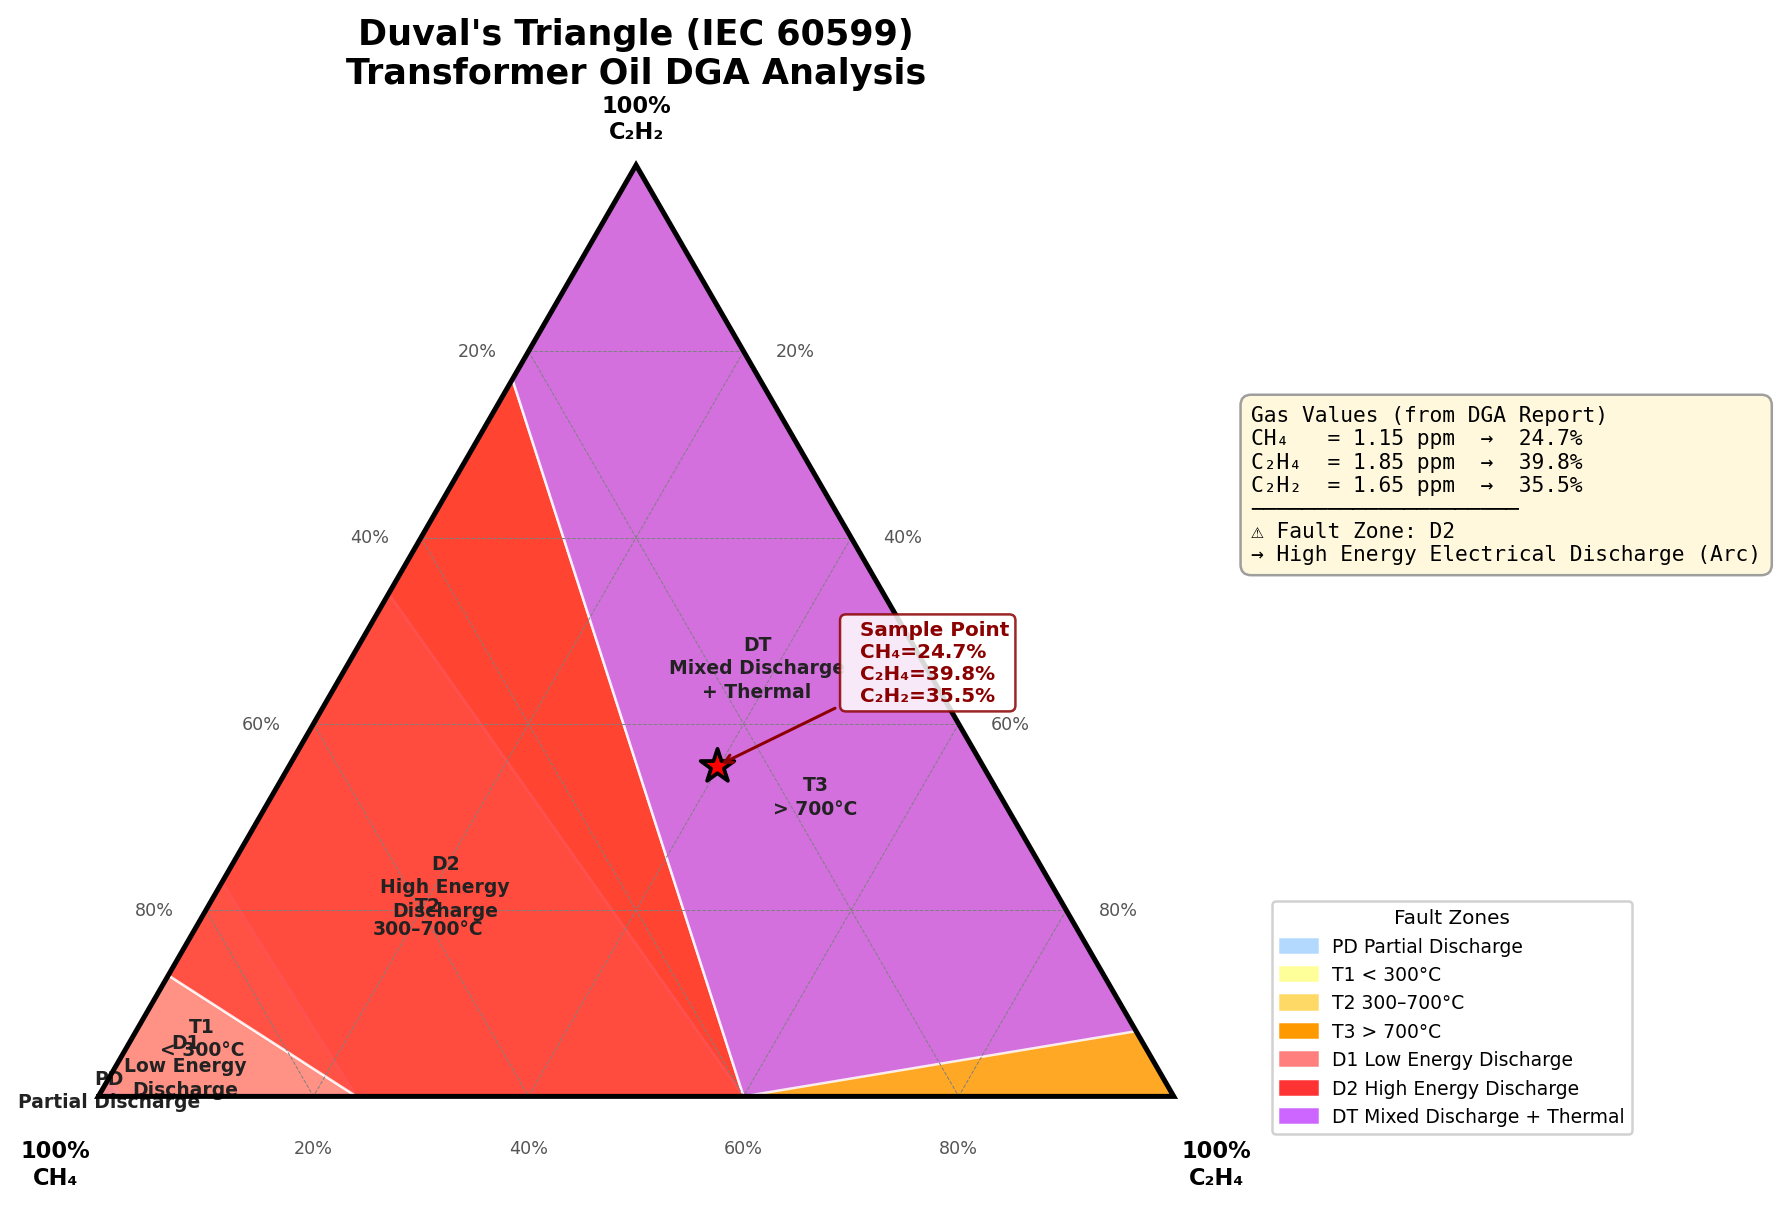

Python code for this plot:
import os
import numpy as np
import matplotlib.pyplot as plt
import matplotlib.patches as mpatches
from matplotlib.patches import Polygon
from matplotlib.collections import PatchCollection
from openpyxl import load_workbook
from openpyxl.drawing.image import Image as XLImage
import io
import pandas as pd

# Paths — saves everything next to this script (works on Windows, Mac, Linux)
BASE_DIR   = os.path.dirname(os.path.abspath(__file__))
PNG_PATH   = os.path.join(BASE_DIR, "duval_triangle.png")
EXCEL_PATH = os.path.join(BASE_DIR  , "DGA_Duval.xlsx")

# ─────────────────────────────────────────────────────────────────────────────
# 1. GAS VALUES FROM DGA REPORT
# ─────────────────────────────────────────────────────────────────────────────
# ─────────────────────────────────────────────────────────────────────────────
# 1. READ GAS VALUES FROM SAME EXCEL FILE
# ─────────────────────────────────────────────────────────────────────────────

INPUT_EXCEL = os.path.join(BASE_DIR, "DGA_Input.xlsx")
df = pd.read_excel(INPUT_EXCEL)

# Read values from first row

CH4  = float(df.loc[0, "CH4"])
C2H4 = float(df.loc[0, "C2H4"])
C2H2 = float(df.loc[0, "C2H2"])

total = CH4 + C2H4 + C2H2

# Duval percentage coordinates
pCH4  = (CH4  / total * 100) if total > 0 else 0
pC2H4 = (C2H4 / total * 100) if total > 0 else 0
pC2H2 = (C2H2 / total * 100) if total > 0 else 0

print(f"CH₄  = {CH4} ppm  → {pCH4:.2f}%")
print(f"C₂H₄ = {C2H4} ppm  → {pC2H4:.2f}%")
print(f"C₂H₂ = {C2H2} ppm  → {pC2H2:.2f}%")
print(f"Sum  = {total} ppm")

# ─────────────────────────────────────────────────────────────────────────────
# 2. TERNARY → CARTESIAN CONVERSION
# ─────────────────────────────────────────────────────────────────────────────
# In Duval's triangle:
#   Bottom-left  corner = 100% CH₄
#   Bottom-right corner = 100% C₂H₄
#   Top          corner = 100% C₂H₂
# We map ternary (a,b,c) where a+b+c=100 to 2D Cartesian

def ternary_to_cart(pCH4, pC2H4, pC2H2):
    """Convert ternary % to Cartesian (x,y) in equilateral triangle."""
    a = pCH4 / 100    # bottom-left axis
    b = pC2H4 / 100   # bottom-right axis
    c = pC2H2 / 100   # top axis
    x = 0.5 * (2 * b + c) / (a + b + c)
    y = (np.sqrt(3) / 2) * c / (a + b + c)
    return x, y

# ─────────────────────────────────────────────────────────────────────────────
# 3. DUVAL ZONE BOUNDARIES (standard IEC 60599 zones)
# ─────────────────────────────────────────────────────────────────────────────
# Zones: PD, T1, T2, T3, D1, D2, DT
# Each zone is a polygon defined in ternary (CH4%, C2H4%, C2H2%) coordinates

zones = {
    "PD": {
        "color": "#B3D9FF",
        "label": "PD\nPartial Discharge",
        "points": [(98,0,2),(100,0,0),(98,2,0)],  # top-left corner small triangle
    },
    "T1": {
        "color": "#FFFF99",
        "label": "T1\n< 300°C",
        "points": [(98,0,2),(98,2,0),(76,24,0),(77,0,23)],
    },
    "T2": {
        "color": "#FFD966",
        "label": "T2\n300–700°C",
        "points": [(77,0,23),(76,24,0),(40,60,0),(46,0,54)],
    },
    "T3": {
        "color": "#FF9900",
        "label": "T3\n> 700°C",
        "points": [(46,0,54),(40,60,0),(0,100,0),(0,93,7),(0,0,100)],
    },
    "D1": {
        "color": "#FF7F7F",
        "label": "D1\nLow Energy\nDischarge",
        "points": [(100,0,0),(98,2,0),(76,24,0),(87,0,13)],
    },
    "D2": {
        "color": "#FF3333",
        "label": "D2\nHigh Energy\nDischarge",
        "points": [(87,0,13),(76,24,0),(40,60,0),(23,0,77)],
    },
    "DT": {
        "color": "#CC66FF",
        "label": "DT\nMixed Discharge\n+ Thermal",
        "points": [(23,0,77),(40,60,0),(0,93,7),(0,0,100)],
    },
}

# ─────────────────────────────────────────────────────────────────────────────
# 4. DETERMINE FAULT ZONE FOR THIS SAMPLE
# ─────────────────────────────────────────────────────────────────────────────
def classify_duval(pCH4, pC2H4, pC2H2):
    """Standard Duval triangle fault classification."""
    # Using standard boundary rules
    if pC2H2 >= 29:
        if pC2H4 >= 0 and pCH4 <= 23:
            return "DT"
        return "D2"
    if pC2H2 >= 13:
        if pC2H4 <= 60:
            return "D2" if pCH4 <= 23 else "D2"
        return "DT"
    if pC2H2 >= 2:
        if pC2H4 < 24:
            return "T1"  # overlapping with D1 region
        return "D1" if pCH4 >= 87 else "D2"
    # pC2H2 < 2
    if pC2H4 >= 60:
        return "T3"
    if pC2H4 >= 24:
        return "T2"
    if pCH4 >= 98:
        return "PD"
    return "T1"

fault_zone = classify_duval(pCH4, pC2H4, pC2H2)
print(f"\nFault Classification → {fault_zone}")

fault_meanings = {
    "PD": "Partial Discharge",
    "T1": "Thermal Fault < 300°C",
    "T2": "Thermal Fault 300–700°C",
    "T3": "Thermal Fault > 700°C",
    "D1": "Low Energy Electrical Discharge",
    "D2": "High Energy Electrical Discharge (Arc)",
    "DT": "Mixed Discharge + Thermal Fault",
}

# ─────────────────────────────────────────────────────────────────────────────
# 5. PLOT THE DUVAL TRIANGLE
# ─────────────────────────────────────────────────────────────────────────────
fig, ax = plt.subplots(figsize=(10, 9), facecolor="white")
ax.set_aspect("equal")
ax.axis("off")

# Draw filled zone polygons
for zone_name, zone_data in zones.items():
    pts_cart = [ternary_to_cart(*p) for p in zone_data["points"]]
    poly = Polygon(pts_cart, closed=True,
                   facecolor=zone_data["color"], edgecolor="white",
                   linewidth=1.0, alpha=0.85, zorder=1)
    ax.add_patch(poly)

    # Zone label at centroid
    cx = np.mean([p[0] for p in pts_cart])
    cy = np.mean([p[1] for p in pts_cart])
    ax.text(cx, cy, zone_data["label"], ha="center", va="center",
            fontsize=7.5, fontweight="bold", color="#222222",
            zorder=4, linespacing=1.3)

# Triangle outline
triangle = Polygon([(0, 0), (1, 0), (0.5, np.sqrt(3)/2)],
                   closed=True, fill=False, edgecolor="black", linewidth=2, zorder=5)
ax.add_patch(triangle)

# ─────────────────────────────────────────────────────────────────────────────
# 6. AXIS TICK LINES & LABELS (grid lines at 20% intervals)
# ─────────────────────────────────────────────────────────────────────────────
tick_vals = [20, 40, 60, 80]

for tv in tick_vals:
    # CH4 axis lines (parallel to bottom-right edge)
    p1 = ternary_to_cart(tv, 0, 100-tv)
    p2 = ternary_to_cart(tv, 100-tv, 0)
    ax.plot([p1[0], p2[0]], [p1[1], p2[1]], color="gray", lw=0.4, ls="--", zorder=2)

    # C2H4 axis lines
    p1 = ternary_to_cart(0, tv, 100-tv)
    p2 = ternary_to_cart(100-tv, tv, 0)
    ax.plot([p1[0], p2[0]], [p1[1], p2[1]], color="gray", lw=0.4, ls="--", zorder=2)

    # C2H2 axis lines
    p1 = ternary_to_cart(0, 100-tv, tv)
    p2 = ternary_to_cart(100-tv, 0, tv)
    ax.plot([p1[0], p2[0]], [p1[1], p2[1]], color="gray", lw=0.4, ls="--", zorder=2)

# Axis corner labels
offset = 0.04
ax.text(-offset,    -offset,    "100%\nCH₄",  ha="center", va="top",    fontsize=9, fontweight="bold")
ax.text(1+offset,   -offset,    "100%\nC₂H₄", ha="center", va="top",    fontsize=9, fontweight="bold")
ax.text(0.5, np.sqrt(3)/2+0.02, "100%\nC₂H₂", ha="center", va="bottom", fontsize=9, fontweight="bold")

# Axis percentage ticks on bottom
for tv in tick_vals:
    x, y = ternary_to_cart(100-tv, tv, 0)
    ax.text(x, y - 0.04, f"{tv}%", ha="center", va="top", fontsize=7, color="#555555")
    x2, y2 = ternary_to_cart(tv, 0, 100-tv)
    ax.text(x2 - 0.03, y2, f"{tv}%", ha="right",  va="center", fontsize=7, color="#555555")
    x3, y3 = ternary_to_cart(0, tv, 100-tv)
    ax.text(x3 + 0.03, y3, f"{tv}%", ha="left",   va="center", fontsize=7, color="#555555")

# ─────────────────────────────────────────────────────────────────────────────
# 7. PLOT SAMPLE POINT
# ─────────────────────────────────────────────────────────────────────────────
sx, sy = ternary_to_cart(pCH4, pC2H4, pC2H2)

# Highlight zone where point falls
zone_color = zones.get(fault_zone, {}).get("color", "yellow")
ax.scatter([sx], [sy], s=200, color="red", edgecolors="black",
           linewidths=1.5, zorder=10, marker="*")
ax.annotate(
    f"  Sample Point\n  CH₄={pCH4:.1f}%\n  C₂H₄={pC2H4:.1f}%\n  C₂H₂={pC2H2:.1f}%",
    (sx, sy),
    xytext=(sx + 0.12, sy + 0.06),
    fontsize=8,
    color="darkred",
    fontweight="bold",
    arrowprops=dict(arrowstyle="->", color="darkred", lw=1.2),
    bbox=dict(boxstyle="round,pad=0.3", facecolor="white", edgecolor="darkred", alpha=0.85),
    zorder=11
)

# ─────────────────────────────────────────────────────────────────────────────
# 8. TITLE, LEGEND & INFO BOX
# ─────────────────────────────────────────────────────────────────────────────
ax.set_title("Duval's Triangle (IEC 60599)\nTransformer Oil DGA Analysis",
             fontsize=14, fontweight="bold", pad=14)

# Info box
info_text = (
    f"Gas Values (from DGA Report)\n"
    f"CH₄   = {CH4:.2f} ppm  →  {pCH4:.1f}%\n"
    f"C₂H₄  = {C2H4:.2f} ppm  →  {pC2H4:.1f}%\n"
    f"C₂H₂  = {C2H2:.2f} ppm  →  {pC2H2:.1f}%\n"
    f"─────────────────────\n"
    f"⚠ Fault Zone: {fault_zone}\n"
    f"→ {fault_meanings[fault_zone]}"
)
ax.text(1.02, 0.72, info_text, transform=ax.transAxes,
        fontsize=8.5, va="top", ha="left",
        bbox=dict(boxstyle="round,pad=0.5", facecolor="#FFF8DC", edgecolor="#999", alpha=0.95),
        fontfamily="monospace")

# Legend patches
legend_patches = [mpatches.Patch(color=v["color"], label=v["label"].replace("\n", " "))
                  for v in zones.values()]
ax.legend(handles=legend_patches, loc="lower right",
          bbox_to_anchor=(1.35, 0.0), fontsize=7.5, title="Fault Zones",
          framealpha=0.9, title_fontsize=8)

plt.tight_layout()

# Save PNG
plt.savefig(PNG_PATH, dpi=180, bbox_inches="tight",
            facecolor="white")
plt.close()
print("Duval triangle PNG saved.")

# ─────────────────────────────────────────────────────────────────────────────
# 9. EMBED CHART INTO EXCEL (new sheet)
# ─────────────────────────────────────────────────────────────────────────────
wb = load_workbook(EXCEL_PATH)

from openpyxl import load_workbook
from openpyxl.styles import Font, PatternFill, Alignment
from openpyxl.drawing.image import Image as XLImage

wb2 = load_workbook(EXCEL_PATH)

# Update fault zone cell in DGA sheet
ws_dga = wb2["DGA Data"]
ws_dga["A27"] = f"Duval Fault Zone: {fault_zone} — {fault_meanings[fault_zone]}"

# Create chart sheet
if "Duval Triangle" in wb2.sheetnames:
    del wb2["Duval Triangle"]
ws_chart = wb2.create_sheet("Duval Triangle")
ws_chart.sheet_view.showGridLines = False

# Header
ws_chart.merge_cells("A1:L1")
ws_chart["A1"] = "Duval's Triangle — IEC 60599 Fault Zone Analysis"
ws_chart["A1"].font = Font(name="Arial", bold=True, size=14, color="FFFFFF")
ws_chart["A1"].fill = PatternFill("solid", start_color="1F4E79")
ws_chart["A1"].alignment = Alignment(horizontal="center", vertical="center")
ws_chart.row_dimensions[1].height = 28

# Results summary
summary = [
    ("Gas", "Value (ppm)", "% Contribution"),
    ("Methane (CH₄)",     f"{CH4:.2f}",  f"{pCH4:.2f}%"),
    ("Ethylene (C₂H₄)",   f"{C2H4:.2f}", f"{pC2H4:.2f}%"),
    ("Acetylene (C₂H₂)",  f"{C2H2:.2f}", f"{pC2H2:.2f}%"),
    ("Total",             f"{total:.2f}", "100.00%"),
    ("", "", ""),
    ("Duval Zone", fault_zone, fault_meanings[fault_zone]),
]

from openpyxl.utils import get_column_letter
from openpyxl.styles import Border, Side
thin = Side(style="thin", color="000000")
bdr  = Border(left=thin, right=thin, top=thin, bottom=thin)

for i, row in enumerate(summary, start=3):
    for j, val in enumerate(row, start=1):
        c = ws_chart.cell(row=i, column=j, value=val)
        c.font = Font(name="Arial", bold=(i==3 or i==9), size=10)
        c.alignment = Alignment(horizontal="center")
        c.border = bdr
        if i == 3:
            c.fill = PatternFill("solid", start_color="2E75B6")
            c.font = Font(name="Arial", bold=True, size=10, color="FFFFFF")
        if i == 9:
            c.fill = PatternFill("solid", start_color="FFC000")

ws_chart.column_dimensions["A"].width = 22
ws_chart.column_dimensions["B"].width = 16
ws_chart.column_dimensions["C"].width = 28

# Embed chart image
img = XLImage(PNG_PATH)
img.anchor = "A12"
ws_chart.add_image(img)

wb2.save(EXCEL_PATH)
print("Excel updated with Duval chart sheet.")
print(f"\n=== FINAL RESULT ===")
print(f"Fault Zone: {fault_zone} — {fault_meanings[fault_zone]}")
print(f"Transformer condition: NORMAL / No active fault indicated.")
